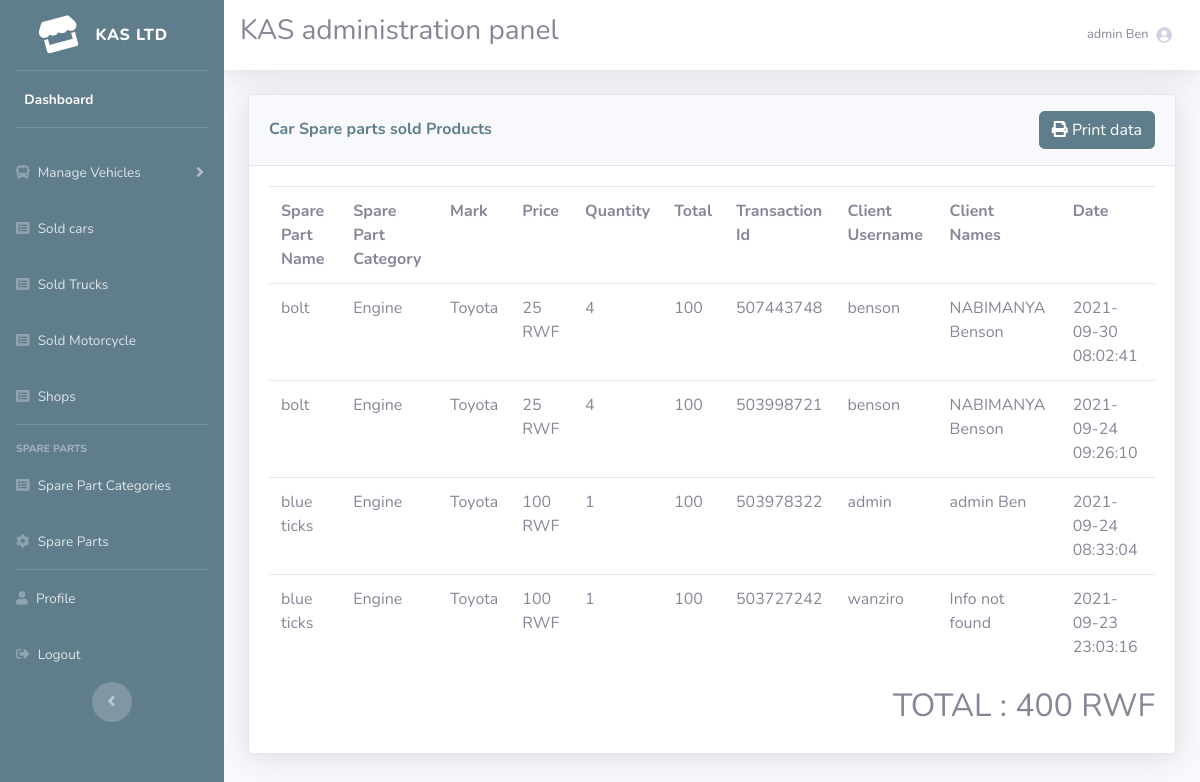
The page /admin/sold_cars.php (signed in) on the database its author committed.
### tables this page shows
CREATE TABLE IF NOT EXISTS `users` (
  `id` int(11) NOT NULL AUTO_INCREMENT,
  `fname` varchar(50) NOT NULL,
  `lname` varchar(50) NOT NULL,
  `email` varchar(100) NOT NULL,
  `username` varchar(50) NOT NULL,
  `password` varchar(100) NOT NULL,
  `type` varchar(10) NOT NULL DEFAULT 'CLIENT',
  PRIMARY KEY (`id`),
  UNIQUE KEY `username` (`username`),
  UNIQUE KEY `email` (`email`)
);

CREATE TABLE IF NOT EXISTS `sold_products` (
  `id` int(11) NOT NULL AUTO_INCREMENT,
  `product_id` varchar(100) NOT NULL,
  `name` varchar(100) NOT NULL,
  `price` varchar(100) NOT NULL,
  `quantity` varchar(100) NOT NULL,
  `total` varchar(100) NOT NULL,
  `transaction_id` varchar(111) NOT NULL,
  `username` varchar(111) NOT NULL,
  `date` datetime NOT NULL DEFAULT CURRENT_TIMESTAMP,
  PRIMARY KEY (`id`)
);

CREATE TABLE IF NOT EXISTS `spare_parts` (
  `id` int(11) NOT NULL AUTO_INCREMENT,
  `name` varchar(100) NOT NULL,
  `spare_part_category` varchar(100) NOT NULL,
  `vehicle_category` varchar(100) NOT NULL,
  `vehicle_mark` varchar(100) NOT NULL,
  `vehicle_model` varchar(100) NOT NULL,
  `fuel` varchar(111) NOT NULL,
  `engine` varchar(111) NOT NULL,
  `part_number` varchar(100) NOT NULL,
  `description` text,
  `quantity` int(11) NOT NULL,
  `price` varchar(100) NOT NULL,
  `discount` varchar(100) NOT NULL DEFAULT '0',
  `image` text NOT NULL,
  `date` datetime NOT NULL DEFAULT CURRENT_TIMESTAMP,
  PRIMARY KEY (`id`)
);

### admin/admin_protect.php (called while the page is built, shortened)
<?php
include"../connect.php";
if(!isset($_SESSION['username'])){
    header("Location: ../login_register.php");
}else{
    $sql = "SELECT * FROM users where username='".$_SESSION['username']."'";
    $statement = $conn->query($sql);
    if($statement->rowCount() == 1){
        while (($row = $statement->fetch(PDO::FETCH_ASSOC)) !== false) {
            $type = $row['type'];
            if($type != 'ADMIN'){
                header("Location: ../index.php");
            }else{
                $admin_fname = $row['fname'];
                $admin_lname = $row['lname'];
            }
        }
    }
}
?>

### admin/sold_cars.php (the view, shortened to what this page needs)
<?php
include"admin_protect.php";
include"fxs.php";
function get_vehicle_category_of_product($id){
    include"admin_protect.php";
    $sql = "SELECT * FROM spare_parts WHERE id='".$id."'";
    $statement = $conn->query($sql);
    if($statement->rowCount() == 1){
        while (($row = $statement->fetch(PDO::FETCH_ASSOC)) !== false) {
            $cat = $row['vehicle_category'];
            return $cat;
        }
    }else{
        return "Info not found";
    }
}
function get_product_category_of_product($id){
    include"admin_protect.php";
    $sql = "SELECT * FROM spare_parts WHERE id='".$id."'";
    $statement = $conn->query($sql);
    if($statement->rowCount() == 1){
        while (($row = $statement->fetch(PDO::FETCH_ASSOC)) !== false) {
            $cat = $row['spare_part_category'];
            return $cat;
        }
    }else{
        return "Info not found";
    }
}
function get_product_mark_of_product($id){
    include"admin_protect.php";
    $sql = "SELECT * FROM spare_parts WHERE id='".$id."'";
    $statement = $conn->query($sql);
    if($statement->rowCount() == 1){
        while (($row = $statement->fetch(PDO::FETCH_ASSOC)) !== false) {
            $cat = $row['vehicle_mark'];
            return $cat;
        }
    }else{
        return "Info not found";
    }
}
?>
<!DOCTYPE html>
<html lang="en">
<head>
  <link href="../css/fontawesome/css/all.min.css" rel="stylesheet" type="text/css">
  <link href="../css/admin.css" rel="stylesheet">
</head>
<body id="page-top">
  <div id="wrapper">
    <?php include"sidebar.php";?>
    <div id="content-wrapper" class="d-flex flex-column">
      <div id="content">
        <?php include"header.php";?>
        <div class="container-fluid">
          <div class="row">
            <?php
            $total_amount = 0;
            $sql = "SELECT * FROM sold_products ORDER BY id DESC LIMIT 10";
            $statement = $conn->query($sql);
            if($statement->rowCount() > 0){
                ?>
                <div class="col-xl-12 col-lg-12">
                <div class="card shadow mb-4">
                <div class="card-header py-3 d-flex flex-row align-items-center justify-content-between">
                    <div style="width:100%;display:flex;align-items:center;justify-content:space-between">
                        <h6 class="m-0 font-weight-bold text-primary">Car Spare parts sold Products</h6>
                        <a href="print_sold_cars.php" target="_blank">
                            <button class="btn btn-primary"><i class="fa fa-print"></i> Print  data</button>
                        </a>
                    </div>
                </div>
                <div class="card-body">
                <div class="table-responsive">
                <table class="table">
                <tr>
                    <th>Spare Part Name</th>
                    <th>Spare Part Category</th>
                    <th>Mark</th>
                    <th>Price</th>
                    <th>Quantity</th>
                    <th>Total</th>
                    <th>Transaction Id</th>
                    <th>Client Username</th>
                    <th>Client Names</th>
                    <th>Date</th>
                </tr>
                <?php
                while (($row = $statement->fetch(PDO::FETCH_ASSOC)) !== false) {
                    $price = $row['price'];
                    $name = $row['name'];
                    $quantity = $row['quantity'];
                    $total = $row['total'];
                    $transactionId = $row['transaction_id'];
                    $us_name = $row['username'];
                    $date = $row['date'];
                    $product_id = $row['product_id'];
                    if(get_vehicle_category_of_product($product_id) == "Cars"){
                        $total_amount += $total;
                        echo"
                        <tr>
                        <td>$name</td>
                        <td>".get_product_category_of_product($product_id)."</td>
                        <td>".get_product_mark_of_product($product_id)."</td>
                        <td>$price RWF</td>
                        <td>$quantity</td>
                        <td>$total</td>
                        <td>$transactionId</td>
                        <td>$us_name</td>
                        <td>";get_user_names($us_name); echo"</td>
                        <td>$date</td>
                        ";
                    }
                }
                ?>
                </table>
                <div class="text-right"><h2>TOTAL : <?php echo $total_amount;?> RWF</h2></div>
                </div>
                </div>
                </div>
                </div>
                <?php
            }else{
                echo"No Products found";
            }
            ?>
        </div>
      </div>
    </div>
  </div>
</body>
</html>

### admin/header.php (shortened to what this page needs)
<nav class="navbar navbar-expand navbar-light bg-white topbar mb-4 static-top shadow">
          <h3>KAS administration panel</h3>
          <ul class="navbar-nav ml-auto">
            <li class="nav-item dropdown no-arrow d-sm-none">
            <li class="nav-item dropdown no-arrow">
              <a class="nav-link dropdown-toggle" href="#" id="userDropdown" role="button" data-toggle="dropdown" aria-haspopup="true" aria-expanded="false">
                <span class="mr-2 d-none d-lg-inline text-gray-600 small"><?php echo"$admin_fname $admin_lname";?></span>
                <i class="fa fa-user-circle"></i>
              </a>
            </li>
          </ul>
        </nav>

### admin/fxs.php (shortened to what this page needs)
        <?php
function get_user_names($us_name){
    include"admin_protect.php";
    $sql = "SELECT * FROM users WHERE username='".$us_name."'";
    $statement = $conn->query($sql);
    if($statement->rowCount() == 1){
        while (($row = $statement->fetch(PDO::FETCH_ASSOC)) !== false) {
            $fname = $row['fname'];
            $lname = $row['lname'];
            echo "$fname $lname";
        }
    }else{
        echo"Info not found";
    }
}
        ?>

### rows shown on the page
users: fname "admin", lname "Ben"
sold_products: name "bolt", product.spare_part_category "Engine", product.vehicle_mark "Toyota", price "25", quantity "4", total "100", transaction "507443748", username "benson", date "2021-09-30 08:02:41"
users: fname "NABIMANYA", lname "Benson"
sold_products: name "bolt", product.spare_part_category "Engine", product.vehicle_mark "Toyota", price "25", quantity "4", total "100", transaction "503998721", username "benson", date "2021-09-24 09:26:10"
sold_products: name "blue ticks", product.spare_part_category "Engine", product.vehicle_mark "Toyota", price "100", quantity "1", total "100", transaction "503978322", username "admin", date "2021-09-24 08:33:04"
sold_products: name "blue ticks", product.spare_part_category "Engine", product.vehicle_mark "Toyota", price "100", quantity "1", total "100", transaction "503727242", username "wanziro", shows "Info not found", date "2021-09-23 23:03:16"

### other values the page prints
$total_amount "400"
